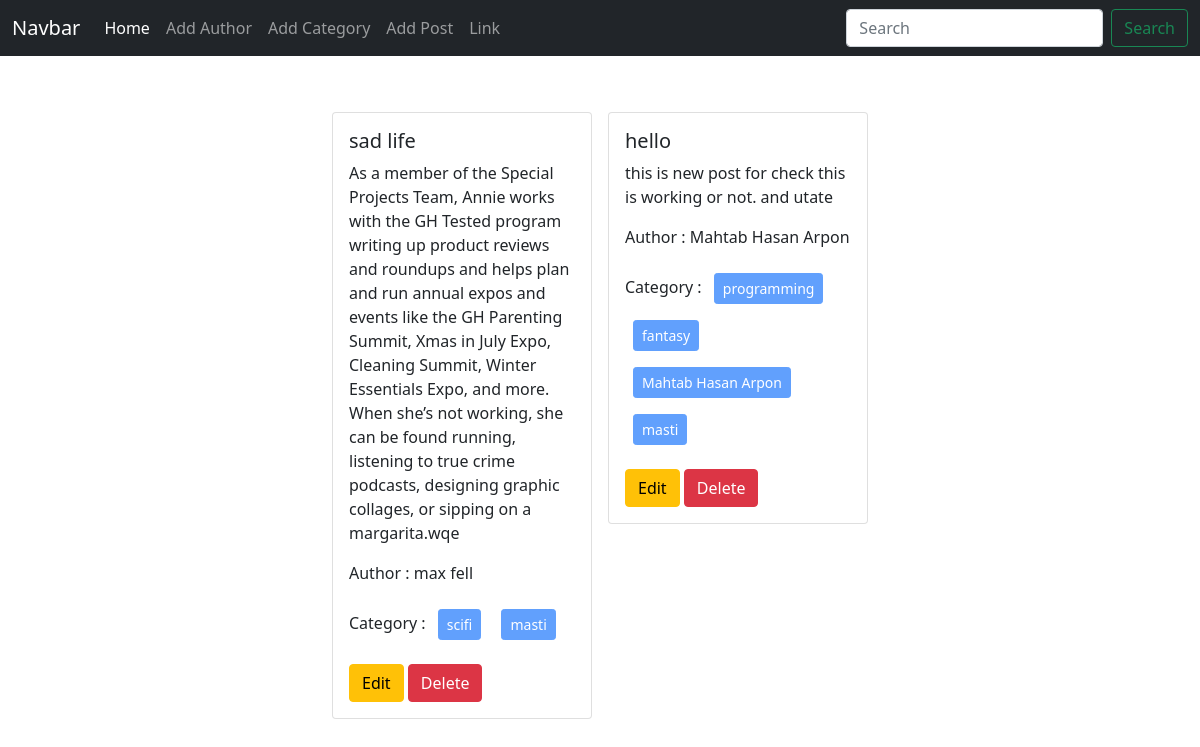
The page / on the database its author committed.
### posts/models.py (models this page shows, shortened)
class Post(models.Model):
    title = models.CharField(max_length=50)
    content = models.TextField()
    category = models.ManyToManyField(Category) # ekta post multiple categorir moddhe thakte pare abar ekta categorir moddhe multiple post thakte pare
    author = models.ForeignKey(Author, on_delete=models.CASCADE)

### author/models.py (models this page shows, shortened)
class Author(models.Model):
    name = models.CharField(max_length=100)
    bio = models.TextField()
    phone_no = models.CharField(max_length=12)

### categories/models.py (models this page shows, shortened)
class Category(models.Model):
    name = models.CharField(max_length=100)

### blog_project/views.py (the view)
# urls.py: 2. Add a URL to urlpatterns:  path('', views.home, name='home')
def home(request):
    data = Post.objects.all()
    return render(request, 'home.html', {'data' : data})

### templates/home.html
{% extends 'base.html' %} {% block content %}
<div class="d-flex flex-wrap justify-content-center px-5 pt-5">
  {% for post in data %}
  <div class="col-sm-3">
    <div class="card m-2">
      <div class="card-body">
        <h5 class="card-title">{{post.title}}</h5>
        <p class="card-text">{{post.content}}</p>
        <p>Author : {{post.author.name}}</p>
        <p>
          Category : {% for cat in post.category.all %}
          <button class="btn btn-primary btn-sm m-2" disabled >{{cat.name}} </button>
          {% endfor %}
        </p>
        <a href="{% url 'edit_post' post.id %}" class="btn btn-warning">Edit</a>
        <a href="{% url 'delete_post' post.id %}" class="btn btn-danger">Delete</a>
      </div>
    </div>
  </div>
  {% endfor %}
</div>
{% endblock %}

### templates/base.html (shortened to what this page needs)
<!DOCTYPE html>
<html lang="en">
  <head>
    <link
      href="https://cdn.jsdelivr.net/npm/bootstrap@5.0.2/dist/css/bootstrap.min.css"
      rel="stylesheet"
    />
  </head>
  <body>
    <nav class="navbar navbar-expand-lg navbar-dark bg-dark">
      <div class="container-fluid">
        <a class="navbar-brand" href="#">Navbar</a>
        <div class="collapse navbar-collapse" id="navbarSupportedContent">
          <ul class="navbar-nav me-auto mb-2 mb-lg-0">
            <li class="nav-item">
              <a class="nav-link active" aria-current="page" href="{% url 'homepage' %}">Home</a>
            </li>
            <li class="nav-item">
              <a class="nav-link" href="{% url 'add_author' %}">Add Author</a>
            </li>
            <li class="nav-item">
              <a class="nav-link" href="{% url 'add_category' %}">Add Category</a>
            </li>
            <li class="nav-item">
              <a class="nav-link" href="{% url 'add_post' %}">Add Post</a>
            </li>
            <li class="nav-item">
              <a class="nav-link" href="#">Link</a>
            </li>
          </ul>
          <form class="d-flex">
            <input
              class="form-control me-2"
              type="search"
              placeholder="Search"
              aria-label="Search"
            />
            <button class="btn btn-outline-success" type="submit">
              Search
            </button>
          </form>
        </div>
      </div>
    </nav>
    {% block content %}
    {% endblock %}
  </body>
</html>

### rows shown on the page
Post: title "sad life", content "As a member of the Special Projects Team, Annie works with the GH Tested program writing up product reviews and roundups and helps plan and run annual expos and events like the GH Parenting Summit, Xmas in July Expo, Cleaning Summit, Winter Essentials Expo, and more. When she’s not working, she can be found running, listening to true crime podcasts, designing graphic collages, or sipping on a margarita.wqe", author.name "max fell"
Category: name "scifi"
Category: name "masti"
Post: title "hello", content "this is new post for check this is working or not. and utate", author.name "Mahtab Hasan Arpon"
Category: name "programming"
Category: name "fantasy"
Category: name "Mahtab Hasan Arpon"
